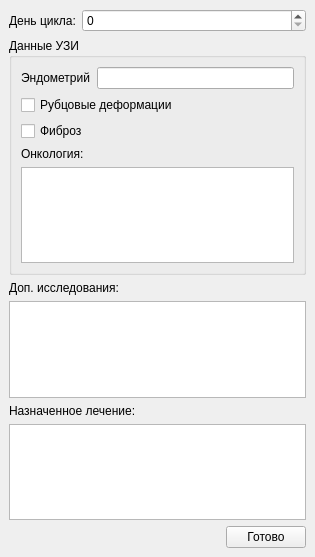
<?xml version="1.0" encoding="UTF-8"?>
<ui version="4.0">
 <class>MainWindow</class>
 <widget class="QMainWindow" name="MainWindow">
  <property name="windowModality">
   <enum>Qt::WindowModal</enum>
  </property>
  <property name="geometry">
   <rect>
    <x>0</x>
    <y>0</y>
    <width>315</width>
    <height>557</height>
   </rect>
  </property>
  <property name="windowTitle">
   <string>Дополнительная информация</string>
  </property>
  <widget class="QWidget" name="centralwidget">
   <layout class="QVBoxLayout" name="verticalLayout">
    <item>
     <layout class="QHBoxLayout" name="horizontalLayout">
      <item>
       <widget class="QLabel" name="label">
        <property name="text">
         <string>День цикла:</string>
        </property>
       </widget>
      </item>
      <item>
       <widget class="QSpinBox" name="cycle">
        <property name="sizePolicy">
         <sizepolicy hsizetype="Expanding" vsizetype="Fixed">
          <horstretch>0</horstretch>
          <verstretch>0</verstretch>
         </sizepolicy>
        </property>
       </widget>
      </item>
     </layout>
    </item>
    <item>
     <widget class="QGroupBox" name="groupBox">
      <property name="title">
       <string>Данные УЗИ</string>
      </property>
      <property name="flat">
       <bool>false</bool>
      </property>
      <layout class="QVBoxLayout" name="verticalLayout_2">
       <item>
        <layout class="QHBoxLayout" name="horizontalLayout_2">
         <item>
          <widget class="QLabel" name="label_2">
           <property name="text">
            <string>Эндометрий</string>
           </property>
          </widget>
         </item>
         <item>
          <widget class="QLineEdit" name="endometrium"/>
         </item>
        </layout>
       </item>
       <item>
        <widget class="QCheckBox" name="checkBox">
         <property name="text">
          <string>Рубцовые деформации</string>
         </property>
        </widget>
       </item>
       <item>
        <widget class="QCheckBox" name="checkBox_2">
         <property name="text">
          <string>Фиброз</string>
         </property>
        </widget>
       </item>
       <item>
        <widget class="QLabel" name="label_3">
         <property name="text">
          <string>Онкология:</string>
         </property>
        </widget>
       </item>
       <item>
        <widget class="QTextEdit" name="oncology"/>
       </item>
      </layout>
     </widget>
    </item>
    <item>
     <widget class="QLabel" name="label_5">
      <property name="text">
       <string>Доп. исследования:</string>
      </property>
     </widget>
    </item>
    <item>
     <widget class="QTextEdit" name="researches"/>
    </item>
    <item>
     <widget class="QLabel" name="label_4">
      <property name="text">
       <string>Назначенное лечение:</string>
      </property>
     </widget>
    </item>
    <item>
     <widget class="QTextEdit" name="treatment"/>
    </item>
    <item>
     <layout class="QHBoxLayout" name="horizontalLayout_3">
      <item>
       <spacer name="horizontalSpacer">
        <property name="orientation">
         <enum>Qt::Horizontal</enum>
        </property>
        <property name="sizeHint" stdset="0">
         <size>
          <width>40</width>
          <height>20</height>
         </size>
        </property>
       </spacer>
      </item>
      <item>
       <widget class="QPushButton" name="close_btn">
        <property name="text">
         <string>Готово</string>
        </property>
       </widget>
      </item>
     </layout>
    </item>
   </layout>
  </widget>
 </widget>
 <resources/>
 <connections/>
</ui>
